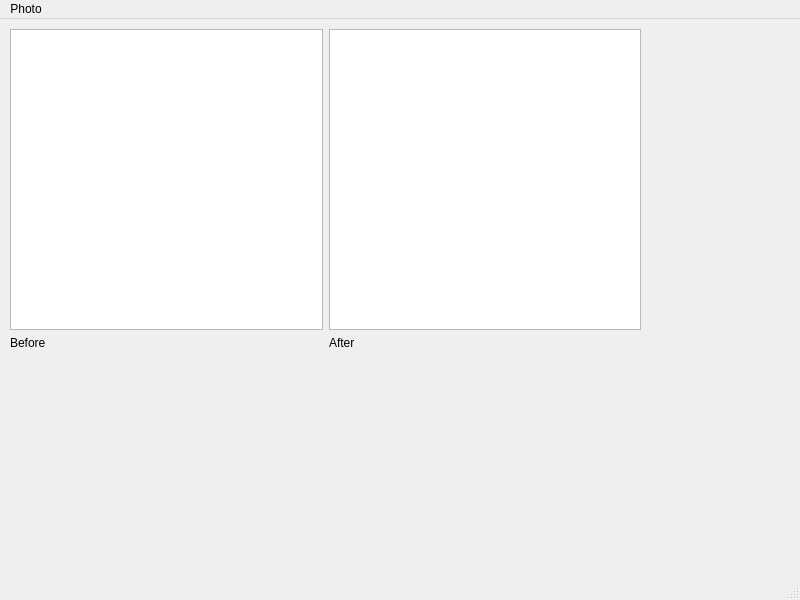
<?xml version="1.0" encoding="UTF-8"?>
<ui version="4.0">
 <class>QOpenCV</class>
 <widget class="QMainWindow" name="QOpenCV">
  <property name="geometry">
   <rect>
    <x>0</x>
    <y>0</y>
    <width>800</width>
    <height>600</height>
   </rect>
  </property>
  <property name="windowTitle">
   <string>QOpenCV</string>
  </property>
  <widget class="QWidget" name="centralwidget">
   <widget class="QWidget" name="gridLayoutWidget">
    <property name="geometry">
     <rect>
      <x>10</x>
      <y>10</y>
      <width>631</width>
      <height>321</height>
     </rect>
    </property>
    <layout class="QGridLayout" name="gridLayout">
     <item row="0" column="0">
      <widget class="QGraphicsView" name="BeforeImage"/>
     </item>
     <item row="0" column="1">
      <widget class="QGraphicsView" name="AfterImage"/>
     </item>
     <item row="1" column="0">
      <widget class="QLabel" name="label">
       <property name="text">
        <string>Before</string>
       </property>
      </widget>
     </item>
     <item row="1" column="1">
      <widget class="QLabel" name="label_2">
       <property name="text">
        <string>After</string>
       </property>
      </widget>
     </item>
    </layout>
   </widget>
  </widget>
  <widget class="QMenuBar" name="menubar">
   <property name="geometry">
    <rect>
     <x>0</x>
     <y>0</y>
     <width>800</width>
     <height>21</height>
    </rect>
   </property>
   <widget class="QMenu" name="menuMenu">
    <property name="title">
     <string>Photo</string>
    </property>
    <addaction name="actionBinarization"/>
   </widget>
   <addaction name="menuMenu"/>
  </widget>
  <widget class="QStatusBar" name="statusbar"/>
  <action name="actionBinarization">
   <property name="text">
    <string>Binarization</string>
   </property>
  </action>
 </widget>
 <resources/>
 <connections/>
</ui>
